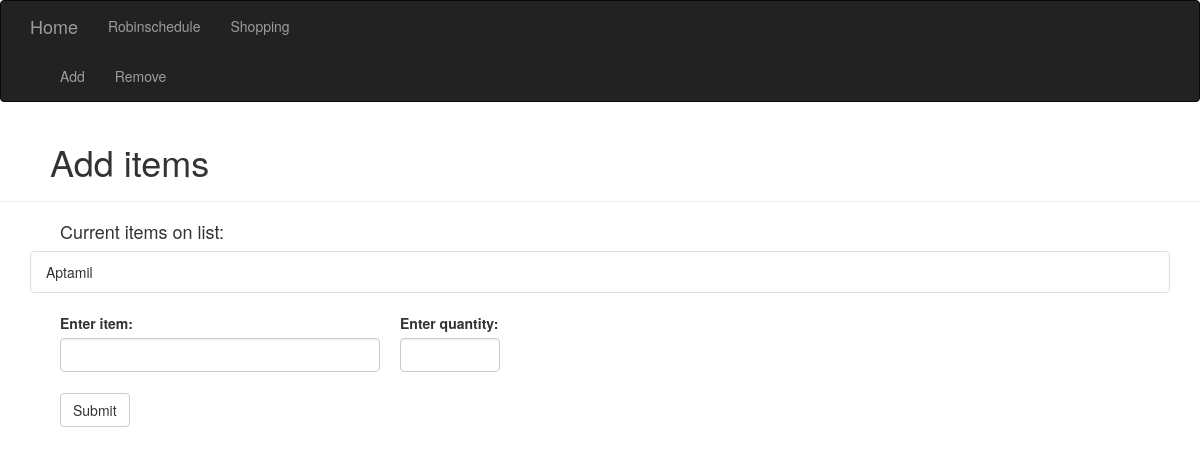
Page /shopping/add on the earlier database version.
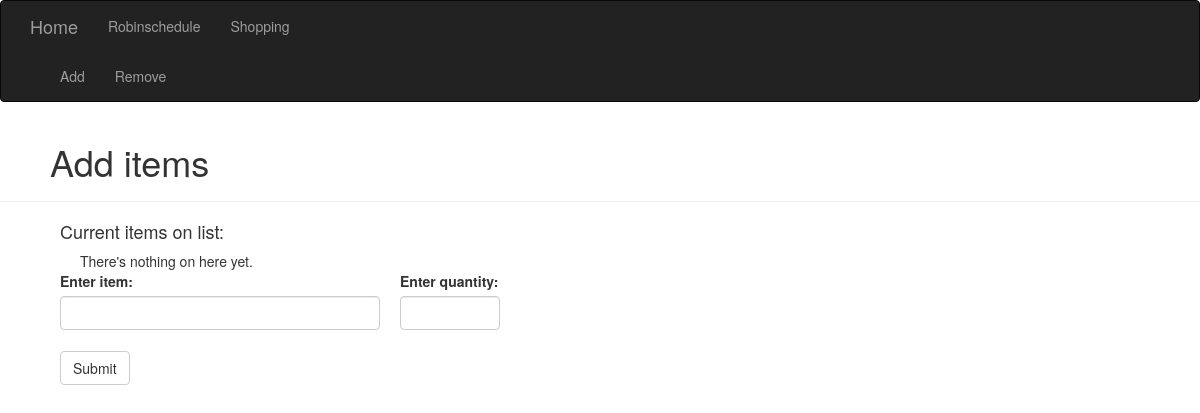
Same page on the later database version.
### homeSite.py (models this page shows, shortened)
class Grocery(db.Model):
    __tablename__ = 'groceries'
    id = db.Column(db.Integer, primary_key=True)
    itemName = db.Column(db.String(64), unique=True)
    quantity = db.Column(db.Integer) #Setting quantity to optional so 'rice' doesn't need a quantity
    def __str__(self):
        if self.quantity:
            return f'{self.itemName} x {self.quantity}'
        else:
            return f'{self.itemName}'

### homeSite.py (the view, shortened to what this page needs)
@app.route('/shopping/add', methods=['GET', 'POST'])
def shoppingAdd():
    session['removedItem'] = None
    session['successState'] = False
    shoppingItems = Grocery.query.all()
    form = AddItemForm()
    session['itemToAdd'] = form.item.data
    session['itemQuantity'] = form.quant.data
    return render_template('add.html', form=form, items=shoppingItems)

### homeSite.py
class AddItemForm(FlaskForm):
    item = StringField('Enter item:', validators=[DataRequired()])
    quant = IntegerField('Enter quantity:',validators=[Optional()] )
    submit = SubmitField('Submit')

### templates/add.html (shortened to what this page needs)
{% extends 'base.html' %}
{% import "bootstrap/wtf.html" as wtf %}
{% block subnav %}
<div class="navbar-collapse collapse">
    <ul class="nav navbar-nav">
        <li><a href="/shopping/add">Add</a></li>
        <li><a href="/shopping/remove">Remove</a></li>
    </ul>
</div>
{% endblock %}
{% block content %}
<div class="page-header" style="padding-left: 50px;">
    <h1>Add items</h1>
</div>
<div style="padding-left: 60px;">
<h4>Current items on list:</h4>
</div>
<div class="container">
    {% if items %}
    <ul class="list-group">
        {% for item in items %}
            <li class="list-group-item">{{item}}</li>
        {% endfor %}
    </ul>
    {% else %}
        <div class="list-group-heading" style="padding-left: 50px;">
            There's nothing on here yet.
        </div>
    {% endif %}
</div>
    <form class="form" method="post" role="form">
      <div style="width:400px; float:left; padding:0 20px 0 60px;">
        {{ wtf.form_field(form.item) }}
    </div>
    <div style="float:left; width:100px">
        {{ wtf.form_field(form.quant) }}
    </div>
    <div style="padding:80px 20px 0 60px">
        {{ wtf.form_field(form.submit) }}
    </div>
      </form>
{% endblock %}

### templates/base.html (shortened to what this page needs)
{% extends "bootstrap/base.html" %}
{% block navbar %}
<div class="navbar navbar-inverse" role="navigation">
    <div class="container">
        <div class="navbar-header">
            <a class="navbar-brand" href="/">Home</a>
        </div>
        <div class="navbar-collapse collapse">
            <ul class="nav navbar-nav">
                <li><a href="/schedule">Robinschedule</a></li>
                <li><a href="/shopping">Shopping</a></li>
            </ul>
        </div>
        {% block subnav %}
        {% endblock %}
    </div>
</div>
{% endblock %}

Differences in the rows shown:
removed Grocery: quantity+itemName "Aptamil"
Other differences:
text now shown: "There's nothing on here yet."
